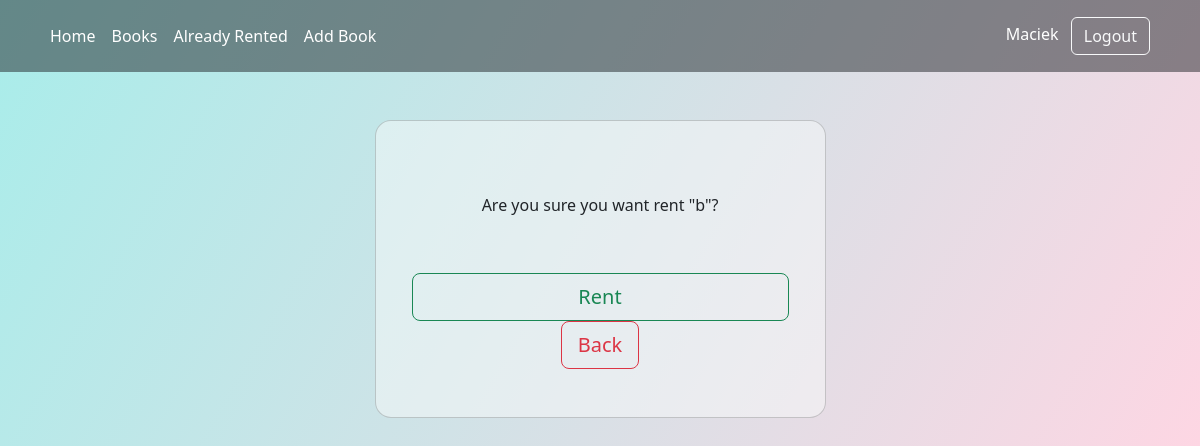
Before: /rent_book/9 (signed in) with the older database file.
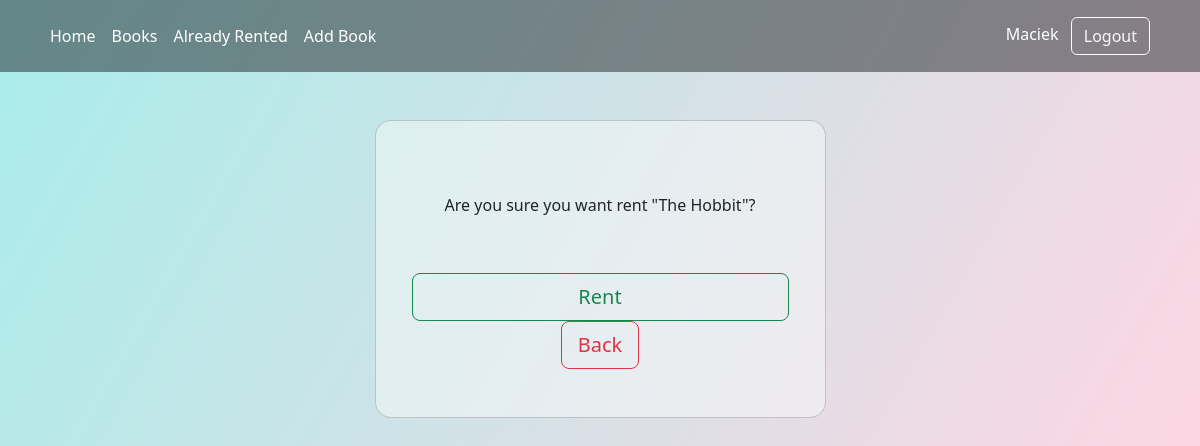
After: the same page with the newer database file.
### base/models.py (models this page shows)
class Book(models.Model):
    title = models.CharField(max_length=100)
    author = models.CharField(max_length=100)
    publish_year = models.CharField(max_length=30)
    publisher = models.CharField(max_length=100)
    descritpion = models.CharField(max_length=600)
    free = models.BooleanField(null=True, default='True')
    cover = models.ImageField(blank=True, null=True)
    def __str__(self):
        return self.title

### base/views.py (the view, shortened to what this page needs)
# urls.py: path('rent_book/<str:pk>', views.rentBook, name='rent-book'),
@login_required(login_url='/login')
def rentBook(request, pk):
    selectBook = Book.objects.get(id=pk)
    return render(request, 'base/add_rent.html', {'obj': selectBook})

### base/templates/base/add_rent.html (shortened to what this page needs)
{%extends 'base.html'%}
{% block content %}
<section class="vh-50 gradient-custom">
    <div class="container py-5 h-100">
        <div class="row d-flex justify-content-center align-items-center h-100">
            <div class="col-12 col-md-8 col-lg-6 col-xl-5">
                <div class="card bg-light text-dark bg-opacity-50" style="border-radius: 1rem;">
                    <div class="card-body p-5 text-center">
                        <form class="row justify-content-md-center" method="POST" action="">
                            <div class="mb-md-5 mt-md-4">
                                <label class="form-label">Are you sure you want rent "{{obj}}"?</label>
                            </div>
                            <button class="btn btn-outline-success btn-lg" type="submit">Rent</button>
                        </form>
                        <a href='{%url "home" %}'><button class="btn btn-outline-danger btn-lg">Back</button></a>
                    </div>
                </div>
            </div>
        </div>
    </div>
</section>
{% endblock content %}

Changed rows visible on the page:
changed Book: title "b" → "The Hobbit"
